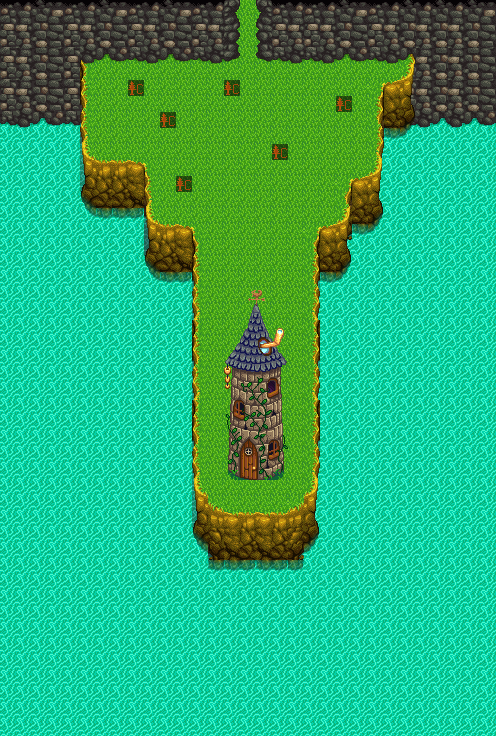

A level layout from a 2D game, rendered from its tile map. Below: a short description, then the map file with tile-grid data replaced by summaries:
An orthogonal 31x46 tile map with 16x16 px tiles, 6 tile layers (Back, Buildings, Buildings2, Buildings3, ...), 5 tilesets.

<map version="1.10" tiledversion="1.10.2" orientation="orthogonal" renderorder="right-down" width="31" height="46" tilewidth="16" tileheight="16" infinite="0" nextlayerid="14" nextobjectid="1">
 <tileset firstgid="1" name="spring_outdoorsTileSheet" tilewidth="16" tileheight="16" tilecount="1975" columns="25">
  <image source="spring_outdoorsTileSheet.png" width="400" height="1264" />
  <tile id="175">
   <properties>
    <property name="Type" value="Grass" />
   </properties>
  </tile>
 </tileset>
 <tileset firstgid="1976" name="spring_outdoorsTileSheet2" tilewidth="16" tileheight="16" tilecount="1120" columns="16">
  <image source="spring_outdoorsTileSheet2.png" width="256" height="1120" />
 </tileset>
 <tileset firstgid="3096" name="mine_quarryshaft" tilewidth="16" tileheight="16" tilecount="288" columns="16">
  <image source="Mines/mine_quarryshaft.png" width="256" height="288" />
 </tileset>
 <tileset firstgid="3384" name="island_tilesheet_1" tilewidth="16" tileheight="16" tilecount="2080" columns="32">
  <image source="island_tilesheet_1.png" width="512" height="1040" />
  <tile id="165">
   <properties>
    <property name="Water" value="T" />
   </properties>
  </tile>
  <tile id="166">
   <properties>
    <property name="Water" value="T" />
   </properties>
  </tile>
  <tile id="167">
   <properties>
    <property name="Water" value="T" />
   </properties>
  </tile>
  <tile id="197">
   <properties>
    <property name="Water" value="T" />
   </properties>
  </tile>
  <tile id="198">
   <properties>
    <property name="Water" value="T" />
   </properties>
  </tile>
  <tile id="199">
   <properties>
    <property name="Water" value="T" />
   </properties>
  </tile>
  <tile id="229">
   <properties>
    <property name="Water" value="T" />
   </properties>
  </tile>
  <tile id="230">
   <properties>
    <property name="Water" value="T" />
   </properties>
  </tile>
  <tile id="231">
   <properties>
    <property name="Water" value="T" />
   </properties>
  </tile>
 </tileset>
 <tileset firstgid="5464" name="paths" tilewidth="16" tileheight="16" tilecount="64" columns="4">
  <image source="paths.png" width="64" height="256" />
 </tileset>
 <layer id="2" name="Back" width="31" height="46">
  <data>[1426 cells, 1255 non-empty, 2 distinct tile ids]</data>
 </layer>
 <layer id="3" name="Buildings" width="31" height="46">
  <data>[1426 cells, 262 non-empty, 76 distinct tile ids]</data>
 </layer>
 <layer id="5" name="Buildings2" width="31" height="46">
  <data>[1426 cells, 69 non-empty, 36 distinct tile ids]</data>
 </layer>
 <layer id="6" name="Buildings3" width="31" height="46">
  <data>[1426 cells, 8 non-empty, 8 distinct tile ids]</data>
 </layer>
 <layer id="12" name="Paths" width="31" height="46">
  <data>[1426 cells, 6 non-empty, 1 distinct tile ids]</data>
 </layer>
 <layer id="4" name="Front" width="31" height="46">
  <data>[1426 cells, 39 non-empty, 39 distinct tile ids]</data>
 </layer>
 <objectgroup id="9" name="Back" />
 <objectgroup id="10" name="Buildings" />
 <objectgroup id="13" name="Paths" />
 <objectgroup id="11" name="Front" />
</map>
